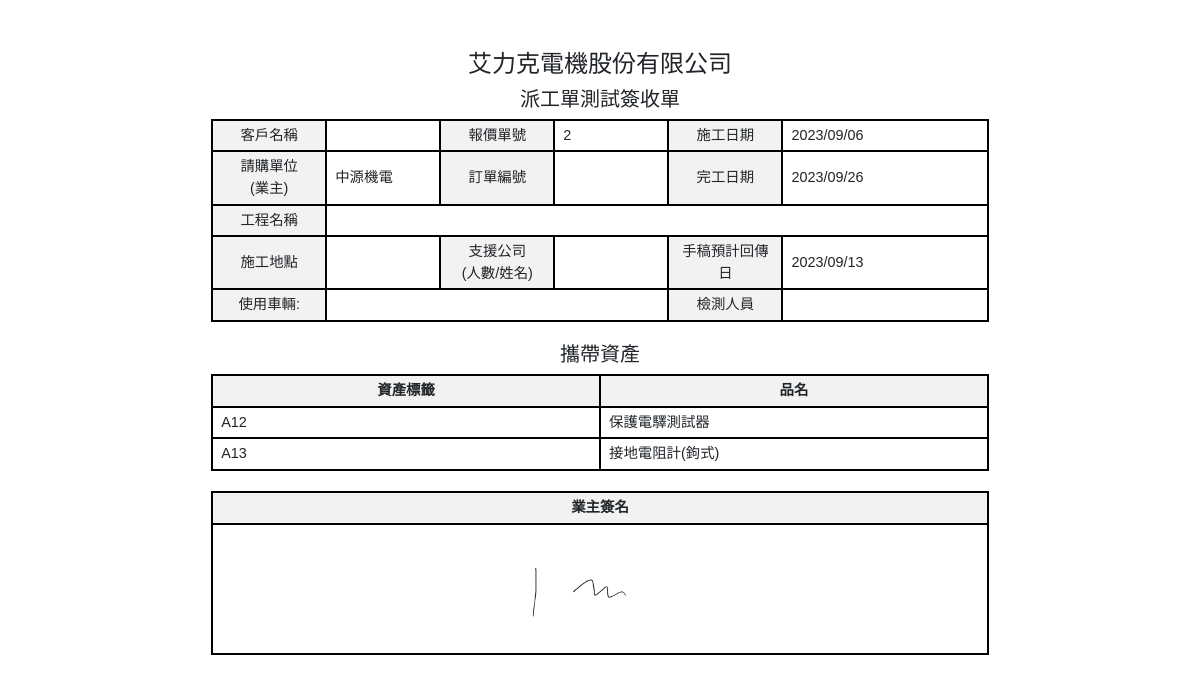
The page /project_employee_assign_View/5/ on the database its author committed.
### Backend/models.py (models this page shows, shortened)
class ModifiedModel(models.Model):
    modified_by = models.ForeignKey("Employee", on_delete=models.SET_NULL, null=True, blank=True)
    created_date = models.DateField(default=timezone.now,verbose_name='建立日期')
    update_date = models.DateField(auto_now=True, verbose_name='更新日期')
    class Meta:
        abstract = True

class Project_Employee_Assign(ModifiedModel):
    project_job_assign= models.ForeignKey(Project_Job_Assign,on_delete=models.CASCADE,related_name='project_employee_assign',null=True, blank=True, verbose_name="工作派任計畫")
    construction_date = models.DateField(null=True, blank=True, verbose_name="施工日期")
    completion_date = models.DateField(null=True, blank=True, verbose_name="完工日期")
    is_completed = models.BooleanField(verbose_name='完工狀態',blank=True,default=False)
    inspector = models.ManyToManyField('Employee', related_name='employee_assign_work_employee', blank=True, verbose_name='檢測人員')
    manuscript_return_date = models.DateField(null=True, blank=True, verbose_name="手稿預計回傳日")
    lead_employee = models.ManyToManyField('Employee', related_name='employee_assign_lead_employee', blank=True, verbose_name='帶班主管')
    enterprise_signature = models.ImageField(upload_to="Employee_Assign_Signature",null=True, blank=True, verbose_name='業主簽名')
    carry_equipments = models.ManyToManyField('Equipment', related_name='carry_project', blank=True, verbose_name='攜帶資產')
    Approval =  models.ForeignKey(ApprovalModel, null=True, blank=True, on_delete=models.SET_NULL , related_name='Project_Employee_Assign_Approval')
    created_by = models.ForeignKey("Employee",related_name="Project_Employee_Assign_author", on_delete=models.SET_NULL, null=True, blank=True, verbose_name='建立人')
    class Meta:
        verbose_name = "派工單"   # 單數
        verbose_name_plural = verbose_name   #複數
        ordering = ['-id']

class Project_Job_Assign(ModifiedModel):
    project_confirmation= models.ForeignKey(Project_Confirmation,on_delete=models.CASCADE,related_name='project',null=True, blank=True, verbose_name="工程確認單")
    attendance_date =models.DateField(null=True, blank=True, verbose_name="出勤日期")
    work_method = models.BooleanField(null=True, blank=True, verbose_name="工作方式(是:出勤、否:文書)",default=True)
    work_employee = models.ManyToManyField('Employee', related_name='projects_work_employee', blank=True, verbose_name='工作人員')
    lead_employee = models.ManyToManyField('Employee', related_name='projects_lead_employee', blank=True, verbose_name="帶班人員")
    vehicle = models.CharField(max_length=100,null=True, blank=True, verbose_name='使用車輛')
    location = models.CharField(max_length=4,choices=LOCATION_CHOICES, null=True, blank=True, verbose_name="工作地點")
    remark = models.TextField(null=True, blank=True, verbose_name="備註")
    Approval =  models.ForeignKey(ApprovalModel, null=True, blank=True, on_delete=models.SET_NULL , related_name='Project_Job_Assign_Approval')
    created_by = models.ForeignKey("Employee",related_name="Project_Job_Assign_author", on_delete=models.SET_NULL, null=True, blank=True, verbose_name='建立人')
    class Meta:
        verbose_name = "工作派任計畫"   # 單數
        verbose_name_plural = verbose_name   #複數
        ordering = ['-id']

class Project_Confirmation(ModifiedModel):
    quotation =  models.ForeignKey("Quotation", null=True, blank=True,verbose_name="報價單號", on_delete=models.CASCADE )
    order_id = models.CharField(max_length=100, null=True, blank=True, verbose_name='訂單編號')
    c_a = models.CharField(max_length=100, null=True, blank=True, verbose_name='母案編號')
    requisition = models.ForeignKey('Requisition', on_delete=models.DO_NOTHING, null=True, blank=True, verbose_name='請購單位')
    turnover = models.CharField(max_length=10, null=True, blank=True, verbose_name='成交金額')
    is_completed = models.BooleanField(verbose_name='完工狀態',blank=True,default=False)
    completion_report_employee = models.ManyToManyField(Employee, related_name='projects_confirmation_report_employee', blank=True, verbose_name='完工回報人')
    completion_report_date = models.DateField(null=True, blank=True, verbose_name="完工回報日期")
    remark = models.TextField(null=True, blank=True, verbose_name="備註")
    attachment = models.FileField(upload_to="project_confirmation_reassignment_attachment", null=True, blank=True, verbose_name="完工重派附件")
    Approval =  models.ForeignKey(ApprovalModel, null=True, blank=True, on_delete=models.SET_NULL , related_name='project_confirmation_Approval')
    created_by = models.ForeignKey("Employee",related_name="Project_Confirmation_author", on_delete=models.SET_NULL, null=True, blank=True, verbose_name='建立人')
    class Meta:
        verbose_name = "工程確認單"   # 單數
        verbose_name_plural = verbose_name   #複數
        ordering = ['-id']

class Requisition(ModifiedModel):
    requisition_name = models.CharField(max_length=100, blank=True, null=True, verbose_name="請購單位")
    class Meta:
        verbose_name = "請購單位"
        verbose_name_plural = verbose_name
    def __str__(self):
        return self.requisition_name

class Equipment(ModifiedModel):
    TRANSMITTER_SIZE = (
        ('1', '大'),
        ('2', '小'),
    )
    equipment_id = models.CharField(max_length=100, blank=True, null=True, verbose_name="資產標籤")
    order_id = models.CharField(max_length=100, blank=True, null=True, verbose_name="序號")
    equipment_category = models.CharField(max_length=100, blank=True, null=True, verbose_name="資產種類別")
    equipment_type = models.CharField(max_length=100, blank=True, null=True, verbose_name="中類")
    equipment_name = models.CharField(max_length=100, blank=True, null=True, verbose_name="品名")
    product_model = models.CharField(max_length=100, blank=True, null=True, verbose_name="廠牌/型號")
    manufacturing_numbe = models.CharField(max_length=100, blank=True, null=True, verbose_name="製造序號")
    supplier = models.CharField(max_length=100, blank=True, null=True, verbose_name="供應商")
    invoice = models.CharField(max_length=100, blank=True, null=True, verbose_name="發票號碼")
    date_of_purchase = models.DateField(blank=True, null=True, verbose_name="購入日期")
    cost_including_tax = models.CharField(max_length=100,blank=True, null=True, verbose_name="購入成本(含稅)")
    buyer = models.CharField(max_length=100,blank=True, null=True, verbose_name="採購人")
    user = models.CharField(max_length=100,blank=True, null=True, verbose_name="使用人")
    custodian = models.CharField(max_length=100,blank=True, null=True, verbose_name="保管人")
    abnormal_condition = models.CharField(max_length=100,blank=True, null=True, verbose_name="異常狀態")
    abnormal_condition_description = models.CharField(max_length=100,blank=True, null=True, verbose_name="狀態說明")
    normal_or_abnormal = models.CharField(max_length=100,blank=True, null=True, verbose_name="正常/異常")
    abnormal_description = models.CharField(max_length=100,blank=True, null=True, verbose_name="異常說明")
    abnormal_img = models.ImageField(upload_to='equipment_abnormal_img/', blank=True, null=True, verbose_name="異常照片")
    buy_img = models.ImageField(upload_to='buy_img/', blank=True, null=True, verbose_name="買進照片")
    inventory = models.CharField(max_length=100, blank=True, null=True, verbose_name="盤點")
    produced_stickers = models.BooleanField(blank=True, default=True, verbose_name="需補產編貼紙")
    transmitter = models.CharField(max_length=1, choices=TRANSMITTER_SIZE, blank=True, null=True, verbose_name="發報器大小")
    storage_location = models.CharField(max_length=100, blank=True, null=True, verbose_name="庫存地點")
    detailed_location = models.CharField(max_length=100, blank=True, null=True, verbose_name="位置")
    warranty = models.CharField(max_length=100, blank=True, null=True, verbose_name="保固期")
    warranty_period = models.CharField(max_length=100, blank=True, null=True, verbose_name="保固期間")
    is_check = models.BooleanField(blank=True,default=True, verbose_name="校驗類別")
    latest_check_date = models.DateField(max_length=100, blank=True, null=True, verbose_name="最近一次校驗日")
    check_order_id = models.CharField(max_length=100, blank=True, null=True, verbose_name="校驗報告編碼")
    check_remark = models.CharField(max_length=100, blank=True, null=True, verbose_name="校驗註記")
    maintenance_status = models.CharField(max_length=100, blank=True, null=True, verbose_name="維修狀態")
    repair_date = models.DateField(blank=True, null=True, verbose_name="送修日")
    repair_finished_date = models.DateField(blank=True, null=True, verbose_name="完成日")
    number_of_repairs = models.CharField(max_length=100, blank=True, null=True, verbose_name="維修累計次數")
    accruing_amounts = models.CharField(max_length=100, blank=True, null=True, verbose_name="維修累計金額")
    class Meta:
        verbose_name = "固定資產管理"
        verbose_name_plural = verbose_name

### Frontend/views.py (the view)
# urls.py: path('project_employee_assign_View/<int:id>/', views.Project_employee_assign_View.as_view(), name='project_employee_assign_View'),
class Project_employee_assign_View(DetailView):
    model = Project_Employee_Assign
    template_name = 'pdf/Equipment_pdf.html'
    context_object_name = 'project_employee_assign'
    pk_url_kwarg = 'id'  # This is where the 'id' parameter is mapped

### Backend/context_processors.py (called while the page is built, shortened)
def approval_count(request):
    if  isinstance(request.user, AnonymousUser):
        return {'approval_count': 0}

def pass_test_func(request):
    pass_test_func = settings.PASS_TEST_FUNC
    return {"pass_test_func":pass_test_func}

def sys_messages(request):
    if  isinstance(request.user, AnonymousUser):
        return {'sys_messages': {}}

def client_list(request):
    clients = Client.objects.all()
    return {'clients': clients}

### Frontend/templates/pdf/Equipment_pdf.html (shortened to what this page needs)
<!DOCTYPE html>
<html>
<head>
    {% load static %}
<link rel="stylesheet" href="https://stackpath.bootstrapcdn.com/bootstrap/4.2.1/css/bootstrap.min.css"
integrity="sha384-GJzZqFGwb1QTTN6wy59ffF1BuGJpLSa9DkKMp0DgiMDm4iYMj70gZWKYbI706tWS">
</head>
<body id="download_pdf">
    <div class="main mx-2" style="margin-top: 50px;">
        <h4 class="text-center">艾力克電機股份有限公司</h4>
        <h5 class="text-center">派工單測試簽收單</h5>
        <div class="assignment-details">
            <table id="show">
                <tbody>
                    <tr>
                        <td class="chinese">客戶名稱</td>
                        <td>{{ project_employee_assign.project_job_assign.project_confirmation.client }}</td>
                        <td class="chinese">報價單號</td>
                        <td>{{ project_employee_assign.project_job_assign.project_confirmation.quotation_id }}</td>
                        <td class="chinese">施工日期</td>
                        <td>{{ project_employee_assign.construction_date|date:"Y/m/d" }}</td>
                    </tr>
                    <tr>
                        <td class="chinese">請購單位<br>(業主)</td>
                        <td>{{ project_employee_assign.project_job_assign.project_confirmation.requisition }}</td>
                        <td class="chinese">訂單編號</td>
                        <td >{{ project_employee_assign.order_number }}</td>
                        <td class="chinese">完工日期</td>
                        <td>{{ project_employee_assign.completion_date|date:"Y/m/d" }}</td>
                    </tr>
                    <tr>
                        <td class="chinese">工程名稱</td>
                        <td colspan="5">{{ project_employee_assign.project_job_assign.project_confirmation.project_name }}</td>
                    </tr>
                    <tr>
                        <td class="chinese">施工地點</td>
                        <td>{{ project_employee_assign.construction_location }}</td>
                        <td class="chinese">支援公司<br>(人數/姓名)</td>
                        <td>{{ project_employee_assign.support_company }}</td>
                        <td class="chinese">手稿預計回傳日</td>
                        <td>{{ project_employee_assign.manuscript_return_date|date:"Y/m/d" }}</td>
                    </tr>
                    <tr>
                        <td  class="chinese">使用車輛: </td>
                        <td colspan="3" >{{ project_employee_assign.vehicle }}</td>
                        <td  class="chinese">檢測人員</td>
                        <td colspan="3" >
                        </td>
                    </tr>
                </tbody>
            </table>
            <h5 class="text-center">攜帶資產</h5>
            <table class="equipment_table">
                <thead>
                    <th>資產標籤</th>
                    <th>品名</th>
                </thead>
                <tbody>
                    {% for equipment in project_employee_assign.carry_equipments.all %}
                    <tr>
                        <td>{{ equipment.equipment_id }}</td>
                        <td>{{ equipment.equipment_name }}</td>
                    </tr>
                    {% endfor %}
                </tbody>
            </table>
            <table class="signature_table">
                <thead>
                    <th>業主簽名</th>
                </thead>
                <tbody>
                    <td>
                        <div class="signature-box" style="height: 100px;">
                            {% if project_employee_assign.enterprise_signature %}
    <img src="{{ project_employee_assign.enterprise_signature.url }}" alt="企業簽名">
{% endif %}
                        </div>
                    </td>
                </tbody>
            </table>
        </div>
    </div>
</body>
</html>

### rows shown on the page
Project_Employee_Assign: project_job_assign.project_confirmation.quotation_id "2", construction_date "2023/09/06", project_job_assign.project_confirmation.requisition "中源機電", completion_date "2023/09/26", manuscript_return_date "2023/09/13", enterprise_signature (picture)
Equipment: equipment_id "A12", equipment_name "保護電驛測試器"
Equipment: equipment_id "A13", equipment_name "接地電阻計(鉤式)"
